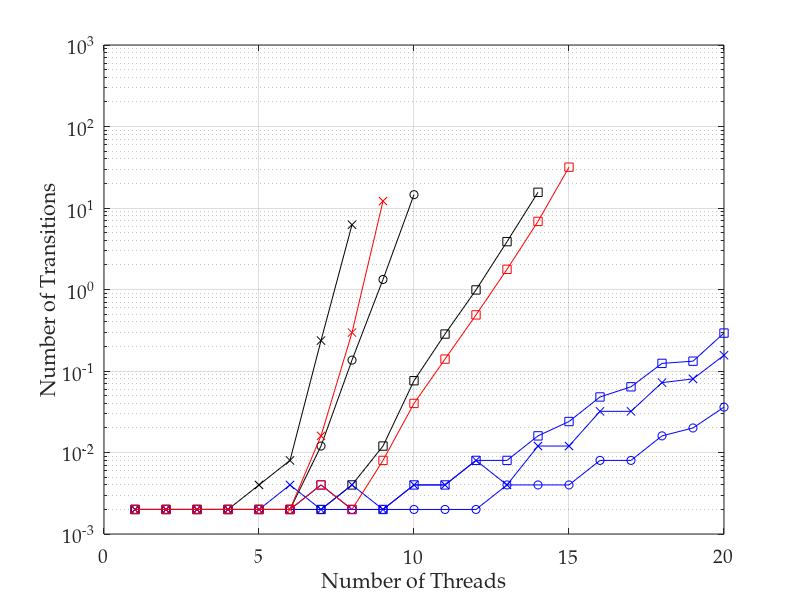

MATLAB code for this plot: (Note: this script raises an error after producing the figure.)
%% importing data
transitions = dlmread('t43_time_tpl2_ops1.csv', ',', 0, 0);
% convert 0 values to NaNs, as these don't plot
transitions(transitions==0)=nan;
threads = [1:20];

%% plotting lines

semilogy(threads, transitions(:, 1), 'ko-')
hold on
semilogy(threads, transitions(:, 2), 'kx-')
semilogy(threads, transitions(:, 3), 'ks-')
semilogy(threads, transitions(:, 4), 'bo-')
semilogy(threads, transitions(:, 5), 'bx-')
semilogy(threads, transitions(:, 6), 'bs-')
semilogy(threads, transitions(:, 7), 'rx-')
semilogy(threads, transitions(:, 8), 'rs-')
hold off
grid on

%% adding axis labels
ax = gca;
set(ax, 'FontName', 'Palatino Linotype', 'FontSize', 14);
xlabel('Number of Threads');
ylabel('Number of Transitions');
axis([0 20 .001 1000])
ax.XTick = [0 5 10 15 20];
ax.YTick = [0.01 0.1 1 10 100];
set(ax,'YMinorGrid','Off', 'YMinorTick','Off');

%% output pdf file
h = figure(1);
h.Units = 'centimeters'; % set figure position to cm
%h.Position(2) = [h.Position(2)-9]; % set figure position bevore resize
h.Position([3:4]) = [10,7]; % resize figure
Plot2LaTeX( h, 't43_time_tpl2_ops1' )
